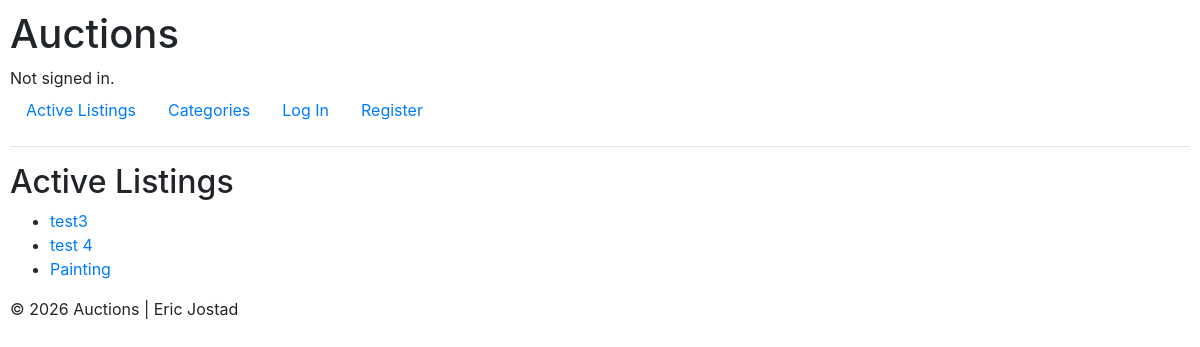
Before: / with the older database file.
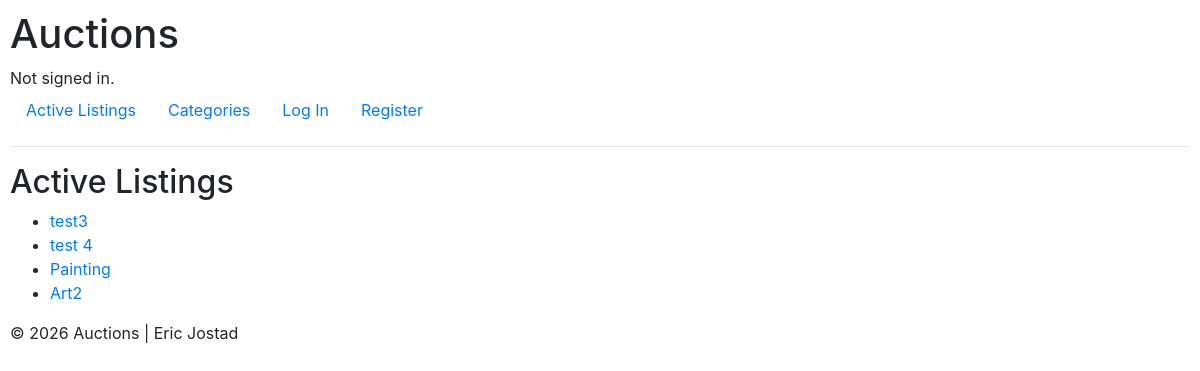
After: the same page with the newer database file.
### auctions/models.py (models this page shows)
class Auction(models.Model):
    user = models.ForeignKey(User, on_delete=models.CASCADE)
    title = models.CharField(max_length=150, default="Enter auction title")
    description = models.TextField(
        blank=True, default="Enter auction description")
    starting_bid = models.DecimalField(
        max_digits=10, decimal_places=2, default=0.0)
    image_url = models.URLField(blank=True, default="Paste image URL here")
    category = models.CharField(
        max_length=64, blank=True, default="")

### auctions/views.py (the view)
# urls.py: path("", views.index, name="index"),
def index(request):
    auction = Auction.objects.all()
    return render(request, "auctions/index.html", {
        "auctions": auction
    })

### auctions/templates/auctions/index.html
{% extends "auctions/layout.html" %}
{% block body %}
    <h2>Active Listings</h2>
    <ul>
        {% for auction in auctions %}
            <li>
                <a href="{% url 'auctions:listing' auction.id auction.title %}">{{ auction.title }}</a>
            </li>
        {% empty %}
            <li>No active listings.</li>
        {% endfor %}
    </ul>
{% endblock %}

### auctions/templates/auctions/layout.html (shortened to what this page needs)
{% load static %}
<!DOCTYPE html>
<html lang="en">
    <head>
        <link rel="stylesheet" href="https://stackpath.bootstrapcdn.com/bootstrap/4.4.1/css/bootstrap.min.css">
        <link href="{% static 'auctions/styles.css' %}" rel="stylesheet">
    </head>
    <body>
        <h1>Auctions</h1>
        <div>
            {% if user.is_authenticated %}
                Signed in as <strong>{{ user.username }}</strong>.
            {% else %}
                Not signed in.
            {% endif %}
        </div>
        <ul class="nav">
            <li class="nav-item">
                <a class="nav-link" href="{% url 'auctions:index' %}">Active Listings</a>
            </li>
            <li class="nav-item">
                <a class="nav-link" href="{% url 'auctions:categories' %}">Categories</a>
            </li>
            {% if user.is_authenticated %}
                <li class="nav-item">
                    <a class="nav-link" href="{% url 'auctions:create_listing' %}">Create Listing</a>
                </li>
                <li class="nav-item">
                    <a class="nav-link" href="{% url 'auctions:watchlist' %}">Watchlist</a>
                </li>
                <li class="nav-item">
                    <a class="nav-link" href="{% url 'auctions:logout' %}">Log Out</a>
                </li>
            {% else %}
                <li class="nav-item">
                    <a class="nav-link" href="{% url 'auctions:login' %}">Log In</a>
                </li>
                <li class="nav-item">
                    <a class="nav-link" href="{% url 'auctions:register' %}">Register</a>
                </li>
            {% endif %}
        </ul>
        <hr>
        {% block body %}
        {% endblock %}
    </body>
    <footer>
        {% block footer %}
        <p>&copy; 2026 Auctions | Eric Jostad</p>
        {% endblock %}
    </footer>
</html>

### auctions/static/auctions/styles.css (style rules this page uses)
body { padding: 10px; }

Changed rows visible on the page:
added Auction: title "Art2"
